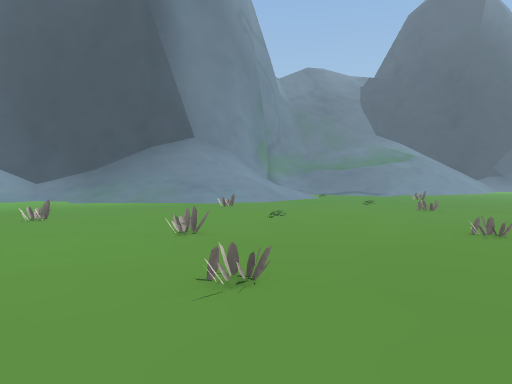
view 1 (above)

24 first-person views from a walk through a scene from a Unity 3-D project. The camera is 1.5 m above the floor, tilts 2° down and sees 75° across. The floor is counted in squares, 2 m on a side. Each view is taken from the middle of a square. On the plan, view 1 faces up. The plan holds only what a view shows up to about 11 squares ahead; the rest is blank. The place goes on beyond the plan. The player is left out.

view 2
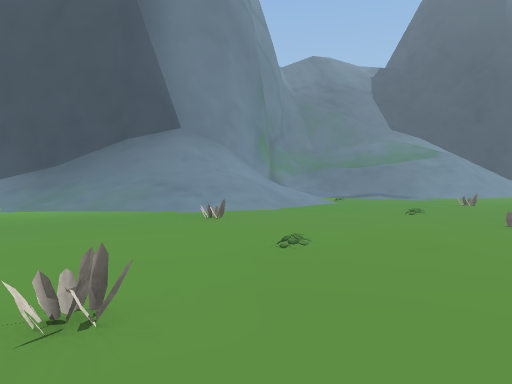

view 3
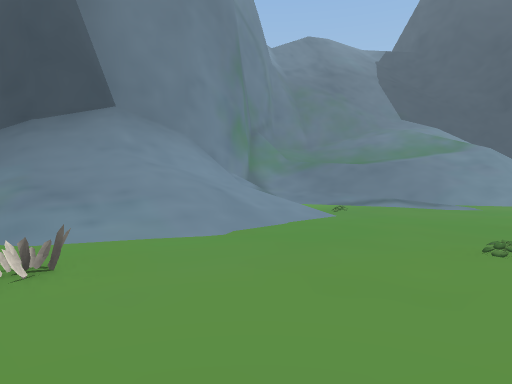

view 4
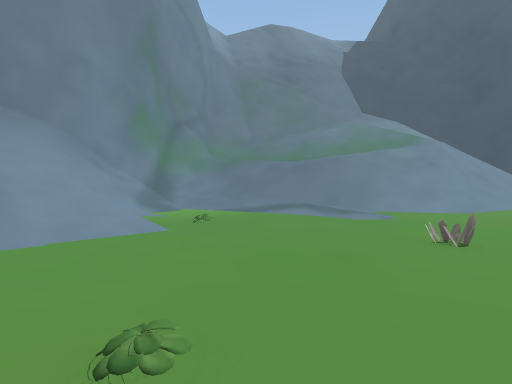

view 5
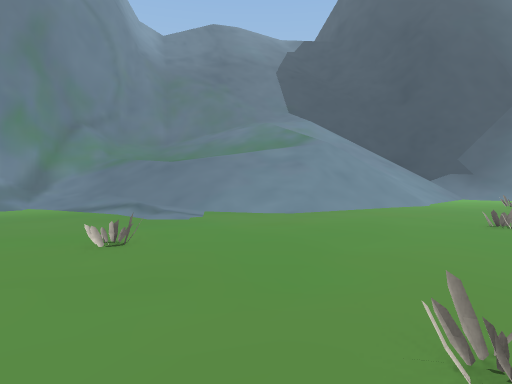

view 6
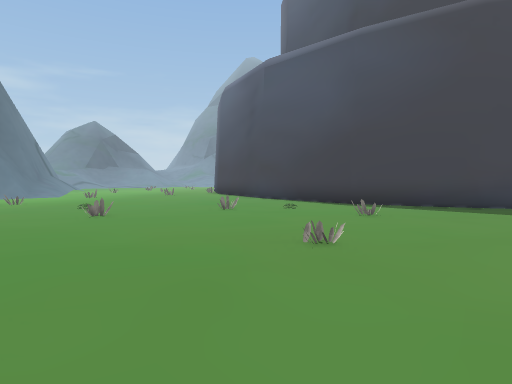

view 7
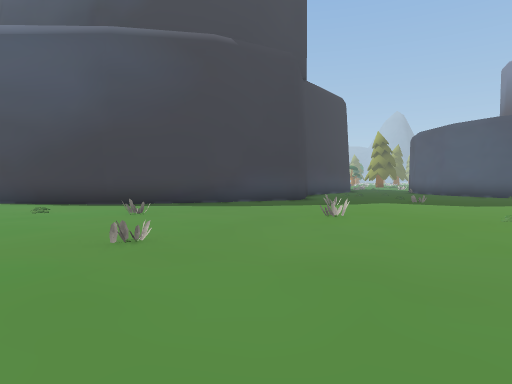

view 8
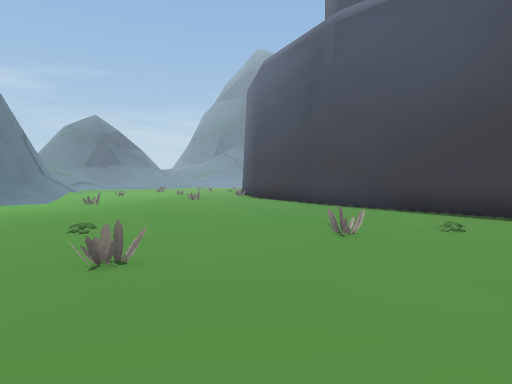

view 9
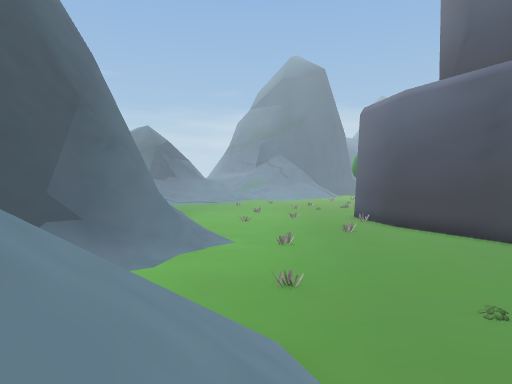

view 10
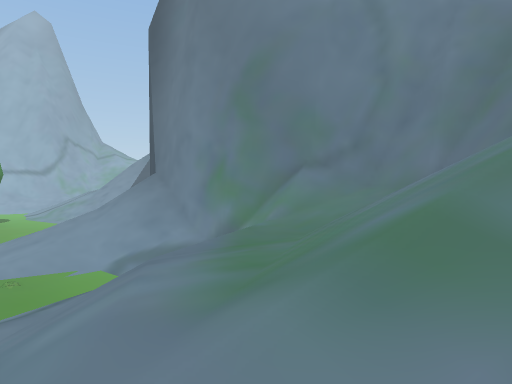

view 11
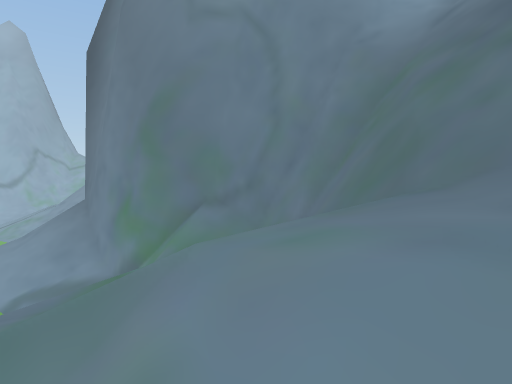

view 12
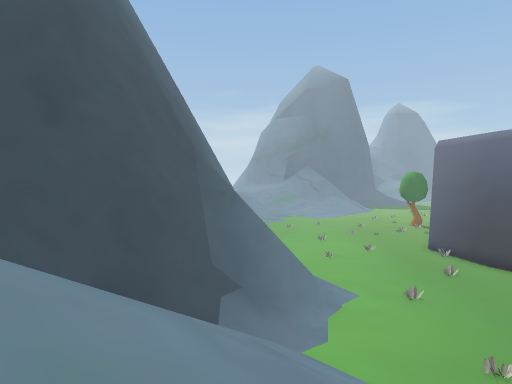

view 13
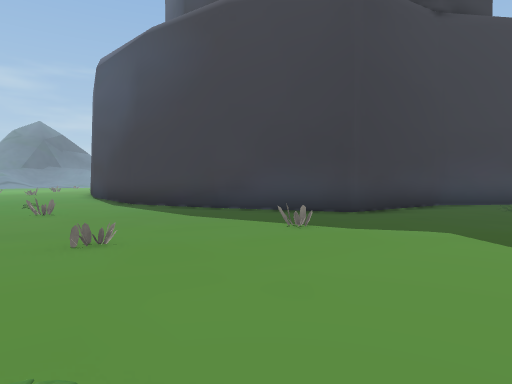

view 14
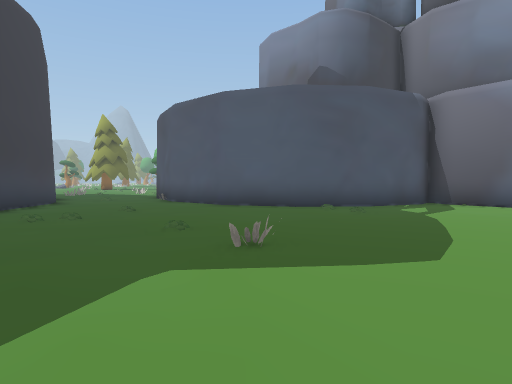

view 15
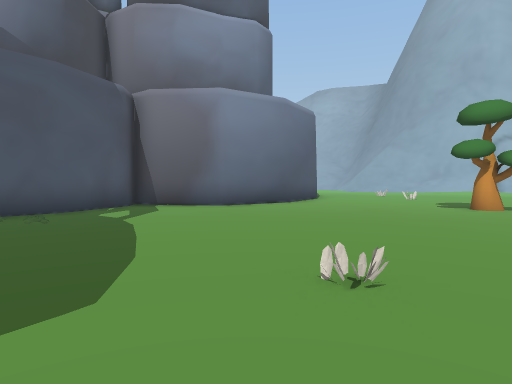

view 16
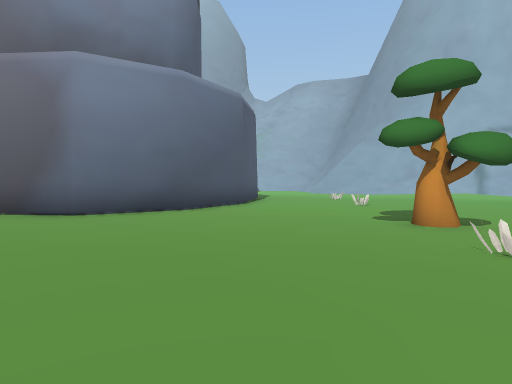

view 17
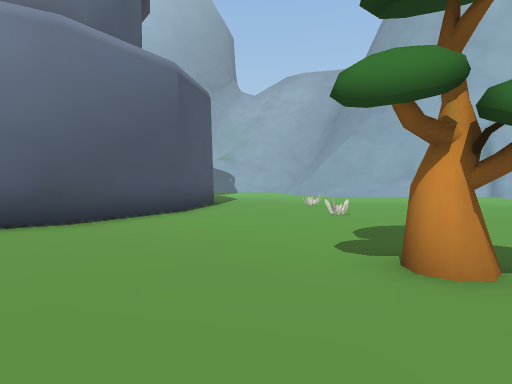

view 18
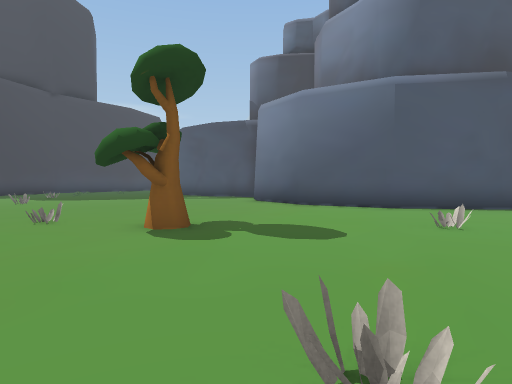

view 19
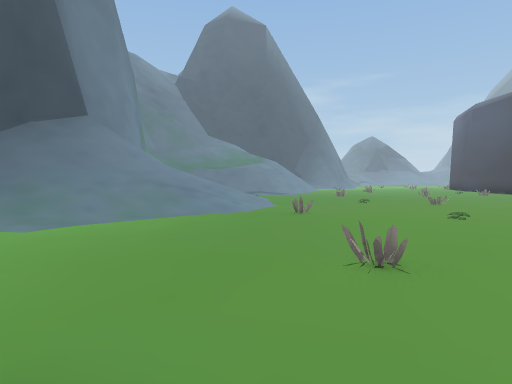

view 20
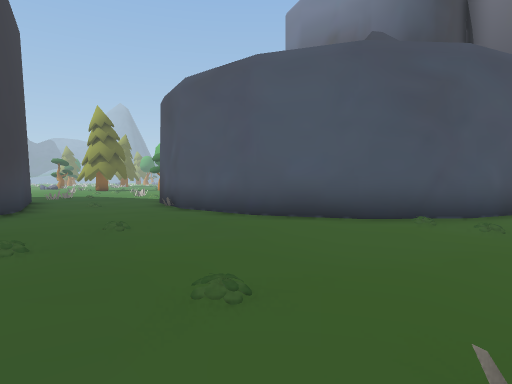

view 21
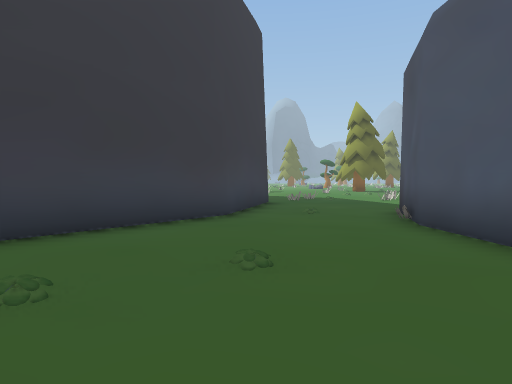

view 22
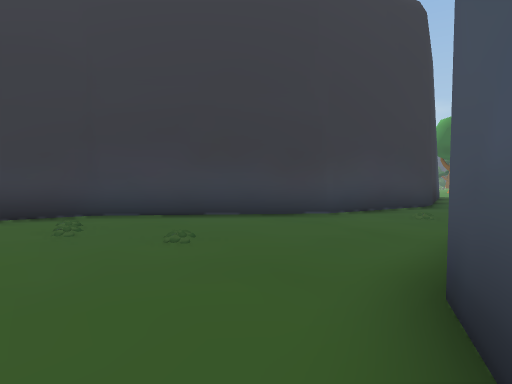

view 23
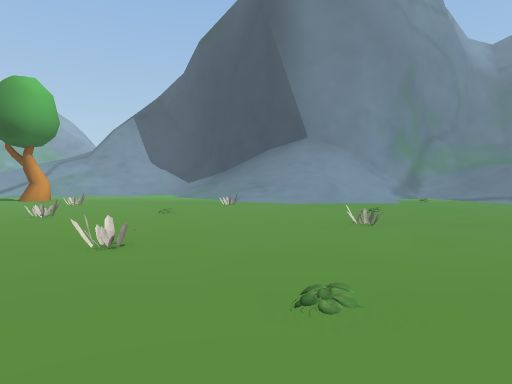

view 24
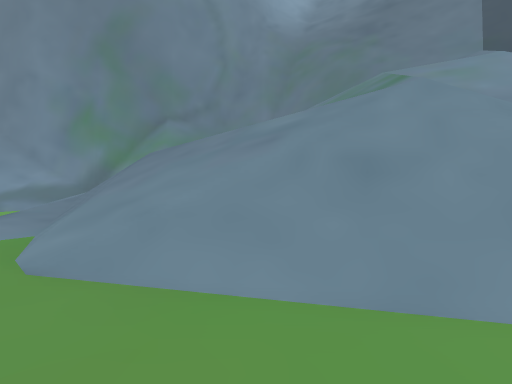

### Floor plan
Key: @ floor where view 1 was taken; # wall or solid block; . floor; / step, stairs or slope; = window, fence, low wall or low ledge; ^ raised ledge; T tree; O other object.
Columns run from 7 left of view 1 to 20 right of it. Each row starts with its distance up from view 1.
 28                 ^^
 27               ^^=/   ^
 26            ^^^^=//   ##^
 25          ^##=/ ////   /#^^^#
 24         ^#/    //////  /##//
 23         #/// //////////////
 22         #//////////////////
 21        ^#=/////////  //../
 20        ^#/////////////...../
 19       ^#/////////////.......
 18      ##////////////...O...O.
 17    ^#/////.///////..........
 16  ^#//////..../.......O......
 15  /////////O.................
 14 //////////.........O........
 13 /////////....O..............
 12 ////////.............O......
 11 ./..///...................##
 10 ......O....O....O....O...##
  9 ...................O....##
  8 ...........O...........##
  7 .......O..............##
  6 T..O............O.....#
  5 ......O......O.......##
  4 ..........O..........#
  3 .O...............O..##
  2 .......O.....O......#
  1 .....T..............##
  0 .......@........O....##
 -1 .................O....#
 -2 ..O.................O.#
 -3 ......................#
 -4 O.............O....O..#
 -5 ....######....O.......##
 -6 ..###    ##.######.....#
 -7  ##       ###    ##....#
 -8                   ##.O.##
 -9                    #....##
-10                    ##....##
-11                      .....#

Where each view was taken, in squares from view 1:
view 1: 0 up, 0 right, facing up
view 2: 3 up, 0 right, facing up
view 3: 7 up, 1 right, facing up
view 4: 9 up, 4 right, facing up
view 5: 9 up, 8 right, facing up
view 6: 11 up, 5 right, facing right
view 7: 12 up, 5 right, facing down-right
view 8: 13 up, 9 right, facing right
view 9: 19 up, 9 right, facing right
view 10: 21 up, 11 right, facing left
view 11: 24 up, 11 right, facing left
view 12: 23 up, 9 right, facing right
view 13: 4 up, 5 right, facing right
view 14: 4 up, 9 right, facing down
view 15: 3 up, 8 right, facing down-left
view 16: 3 up, 4 right, facing down-left
view 17: 2 up, 1 right, facing down-left
view 18: 4 up, 7 left, facing down-right
view 19: 5 up, 7 left, facing up-right
view 20: 1 up, 10 right, facing down
view 21: 2 down, 10 right, facing down-right
view 22: 5 down, 8 right, facing right
view 23: 3 up, 7 right, facing up-left
view 24: 16 up, 12 right, facing up-left
